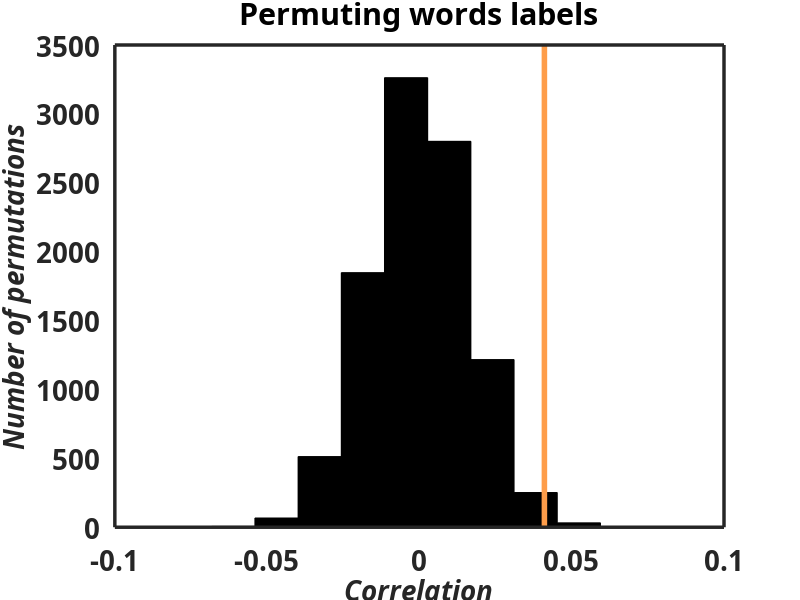

This chart was generated by the following MATLAB code:

clear all
%load the result file



%open this to see results
load ('allWords_ITER_BetweenTasks_corrDSMs_statsBetweenGr_CARD-SORTING_allSub.mat');

%load ('Controls_allWords_ITER_BetweenTasks_corrDSMsCARD-SORTING_allSub.mat');

%%%%%visualize and compute statistic within
n_iter=10000;

realCorr=real_diff;
Corr_perm=iter_diff(1:n_iter);

pVal=(sum(Corr_perm>realCorr)+1)/(n_iter+1);

%%%%visualize the null distribution
figure();
set(gcf,'color','w'); %to have white background
nbins= 10;

texttitle = ['Permuting words labels'];

 hist(Corr_perm,nbins);

 h = findobj(gca,'Type','patch');
set(h,'FaceColor','k','EdgeColor','k')
%Overlay our observation
hold on
%     Color=[105 170 153]/256; %EB 

    Color=[255 158 74]/256; %LB 
plot([realCorr,realCorr],ylim,'Color',Color,'LineWidth',4);
hold off
% Add title and axis labels
title(texttitle);
X_label='Correlation';
Y_label='Number of permutations';

 ax=gca;
    set(ax,'FontName','Avenir','FontSize',20, 'FontWeight','bold',...
        'LineWidth',2.5,'TickDir','out', 'TickLength', [0,0])%,...
        %'yLim',yLim,'xLim',xLim,'XTick', XTick,'XTickLabel', XTickLabel,'FontSize',FontSize);
    % xlabel(['ANIM','HUMAN','OBJ','BIG'],'FontSize',18,'FontAngle','italic');
    ylabel(Y_label,'FontSize',20,'FontAngle','italic');
    xlabel(X_label,'FontSize',20,'FontAngle','italic');
%disp (strcat('pVal:',num2str(pVal)));
fprintf('The p value is: %f\n', pVal);
